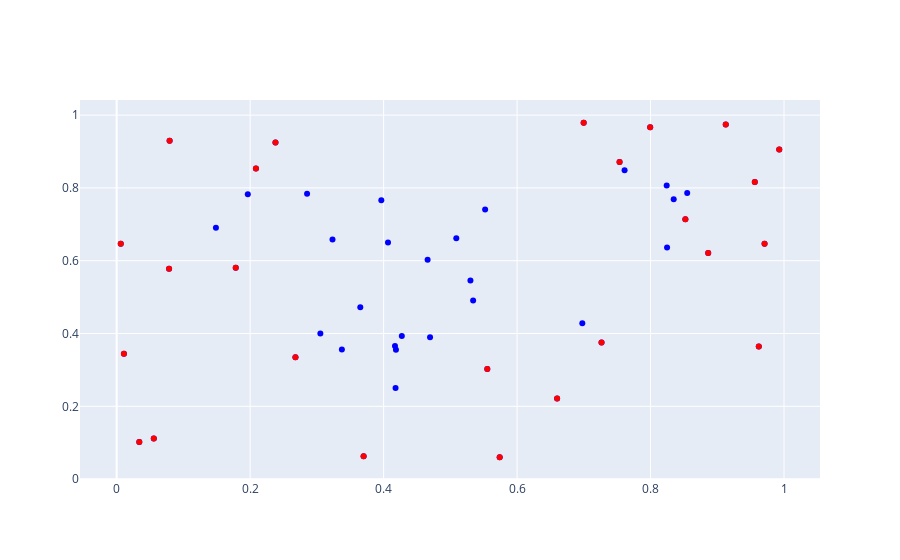

Write notebook code for a chart like this one.
### Markdown cell above
Or even the $n$ most outlying points, since often it's nice to know which data we should consider to be outliers

### Code cell
bd.plot_outlying(n=25)
